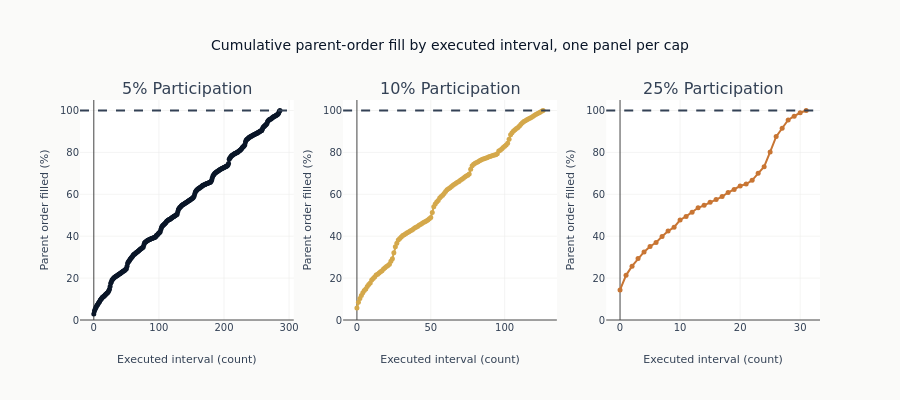

Notebook code cell kept with this figure:
### Markdown cell above
### Plot Completion Paths by Participation Limit

### Code cell
fig = make_subplots(
    rows=1,
    cols=3,
    subplot_titles=["5% Participation", "10% Participation", "25% Participation"],
)

colors = [COLORS["blue"], COLORS["amber"], COLORS["copper"]]

for i, (rate, df) in enumerate(results.items()):
    if df.height == 0:
        continue
    fig.add_scatter(
        x=df["bar"].to_list(),
        y=df["pct_complete"].to_list(),
        mode="lines+markers",
        name=f"{rate:.0%}",
        line=dict(color=colors[i], width=2),
        marker=dict(size=5),
        row=1,
        col=i + 1,
    )
    fig.add_hline(
        y=100,
        line_dash="dash",
        line_color=COLORS["neutral"],
        row=1,
        col=i + 1,
    )

fig.update_xaxes(title_text="Executed interval (count)")
fig.update_yaxes(title_text="Parent order filled (%)", range=[0, 105])
fig.update_layout(
    title="Cumulative parent-order fill by executed interval, one panel per cap",
    height=400,
    showlegend=False,
)
show_plotly_with_alt(
    fig,
    "Three side-by-side line charts of cumulative parent-order fill against executed interval, "
    "one panel per participation cap. Every curve climbs from the origin to the dashed "
    "completion line at the top, and the horizontal extent each panel needs shrinks by roughly "
    "an order of magnitude as the cap loosens from left to right.",
)

### Figure 1 — Plotly figure (JSON) as saved in the notebook; plotly's stock layout.template omitted (floating-point values rounded to 4 significant figures; data arrays with more than 128 entries replaced by an {"elided": "..."} marker saying what was removed)
{"data": [{"line": {"color": "#0a1628", "width": 2}, "marker": {"size": 5}, "mode": "lines+markers", "name": "5%", "type": "scatter", "x": {"elided": "287 int values"}, "xaxis": "x", "y": {"elided": "287 float values"}, "yaxis": "y"}, {"line": {"color": "#D4A84B", "width": 2}, "marker": {"size": 5}, "mode": "lines+markers", "name": "10%", "type": "scatter", "x": [0, 1, 2, 3, 4, 5, 6, 7, 8, 9, 10, 11, 12, 13, 14, 15, 16, 17, 18, 19, 20, 21, 22, 23, 24, 25, 26, 27, 28, 29, 30, 31, 32, 33, 34, 35, 36, 37, 38, 39, 40, 41, 42, 43, 44, 45, 46, 47, 48, 49, 50, 51, 52, 53, 54, 55, 56, 57, 58, 59, 60, 61, 62, 63, 64, 65, 66, 67, 68, 69, 70, 71, 72, 73, 74, 75, 76, 77, 78, 79, 80, 81, 82, 83, 84, 85, 86, 87, 88, 89, 90, 91, 92, 93, 94, 95, 96, 97, 98, 99, 100, 101, 102, 103, 104, 105, 106, 107, 108, 109, 110, 111, 112, 113, 114, 115, 116, 117, 118, 119, 120, 121, 122, 123, 124, 125, 126], "xaxis": "x2", "y": [5.734, 8.528, 10.28, 11.73, 12.99, 14.03, 14.8, 15.95, 16.99, 17.71, 19.09, 19.77, 20.57, 21.42, 21.88, 22.46, 23.02, 23.56, 24.34, 24.9, 25.58, 25.97, 26.67, 28.0, 29.27, 32.09, 35.01, 36.6, 38.19, 38.91, 39.56, 40.29, 40.74, 41.2, 41.67, 42.05, 42.51, 42.89, 43.34, 43.95, 44.25, 44.63, 45.2, 45.59, 46.06, 46.48, 46.87, 47.29, 47.67, 48.35, 48.91, 51.27, 54.05, 55.36, 56.27, 57.0, 58.17, 58.94, 59.58, 60.39, 61.38, 62.19, 62.7, 63.11, 63.71, 64.27, 64.74, 65.22, 65.71, 66.13, 66.75, 67.21, 67.71, 68.31, 68.69, 69.12, 69.67, 71.94, 73.64, 74.29, 74.76, 75.23, 75.58, 76.01, 76.36, 76.68, 76.95, 77.21, 77.49, 77.81, 78.08, 78.33, 78.55, 78.72, 78.9, 79.35, 80.61, 80.99, 81.63, 82.36, 82.96, 83.5, 84.32, 86.29, 88.41, 89.41, 90.19, 90.8, 91.36, 91.92, 92.62, 93.42, 94.14, 94.69, 95.12, 95.6, 95.93, 96.24, 96.68, 97.14, 97.55, 98.03, 98.48, 98.85, 99.19, 99.59, 100.0], "yaxis": "y2"}, {"line": {"color": "#C87533", "width": 2}, "marker": {"size": 5}, "mode": "lines+markers", "name": "25%", "type": "scatter", "x": [0, 1, 2, 3, 4, 5, 6, 7, 8, 9, 10, 11, 12, 13, 14, 15, 16, 17, 18, 19, 20, 21, 22, 23, 24, 25, 26, 27, 28, 29, 30, 31], "xaxis": "x3", "y": [14.34, 21.32, 25.71, 29.31, 32.48, 35.09, 37.0, 39.87, 42.46, 44.27, 47.72, 49.43, 51.43, 53.55, 54.71, 56.15, 57.54, 58.9, 60.84, 62.25, 63.94, 64.92, 66.66, 70.01, 73.17, 80.22, 87.53, 91.5, 95.47, 97.28, 98.91, 100.0], "yaxis": "y3"}], "layout": {"annotations": [{"font": {"size": 16}, "showarrow": false, "text": "5% Participation", "x": 0.1444, "xanchor": "center", "xref": "paper", "y": 1.0, "yanchor": "bottom", "yref": "paper"}, {"font": {"size": 16}, "showarrow": false, "text": "10% Participation", "x": 0.5, "xanchor": "center", "xref": "paper", "y": 1.0, "yanchor": "bottom", "yref": "paper"}, {"font": {"size": 16}, "showarrow": false, "text": "25% Participation", "x": 0.8556, "xanchor": "center", "xref": "paper", "y": 1.0, "yanchor": "bottom", "yref": "paper"}], "height": 400, "shapes": [{"line": {"color": "#334155", "dash": "dash"}, "type": "line", "x0": 0, "x1": 1, "xref": "x domain", "y0": 100, "y1": 100, "yref": "y"}, {"line": {"color": "#334155", "dash": "dash"}, "type": "line", "x0": 0, "x1": 1, "xref": "x2 domain", "y0": 100, "y1": 100, "yref": "y2"}, {"line": {"color": "#334155", "dash": "dash"}, "type": "line", "x0": 0, "x1": 1, "xref": "x3 domain", "y0": 100, "y1": 100, "yref": "y3"}], "showlegend": false, "title": {"text": "Cumulative parent-order fill by executed interval, one panel per cap"}, "xaxis": {"anchor": "y", "domain": [0.0, 0.2889], "title": {"text": "Executed interval (count)"}}, "xaxis2": {"anchor": "y2", "domain": [0.3556, 0.6444], "title": {"text": "Executed interval (count)"}}, "xaxis3": {"anchor": "y3", "domain": [0.7111, 1.0], "title": {"text": "Executed interval (count)"}}, "yaxis": {"anchor": "x", "domain": [0.0, 1.0], "range": [0, 105], "title": {"text": "Parent order filled (%)"}}, "yaxis2": {"anchor": "x2", "domain": [0.0, 1.0], "range": [0, 105], "title": {"text": "Parent order filled (%)"}}, "yaxis3": {"anchor": "x3", "domain": [0.0, 1.0], "range": [0, 105], "title": {"text": "Parent order filled (%)"}}}}
